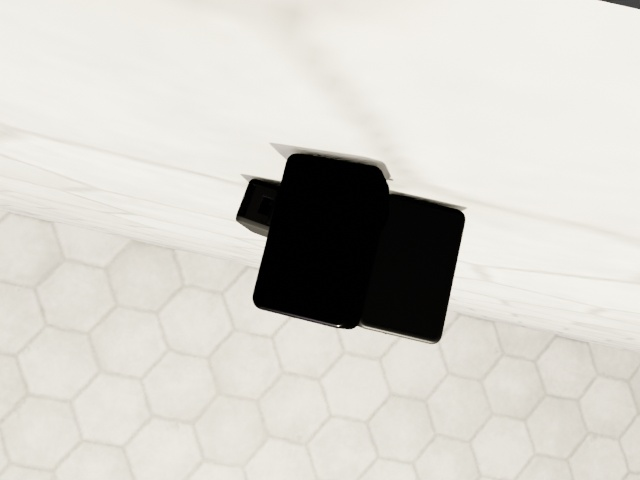
#> input picture my_dataset_corners/yolo_dataset/images/train/train_pbr_000000_000003.jpg, 640 x 480 px; its folder holds only this picture in this run
$ python visualize_yolo.py
#> lines starting #> are read from the running program, lines starting #| are printed output that depends on the picture
import os
from PIL import Image, ImageDraw, ImageFont

BASE = os.path.dirname(os.path.abspath(__file__))
OUT = os.path.join(BASE, "tmp")
os.makedirs(OUT, exist_ok=True)

# class names from data.yaml
names = {0: "obj_000001"}

def load_font(size=20):
#> called with size = 18
    for path in ("/usr/share/fonts/truetype/dejavu/DejaVuSans.ttf",
                 "/usr/share/fonts/truetype/dejavu/DejaVuSans-Bold.ttf"):
        if os.path.exists(path):
            try:
                return ImageFont.truetype(path, size)
            except Exception:
                pass
    return ImageFont.load_default()

def draw_split(split):
    img_dir = os.path.join(BASE, "images", split)
    lbl_dir = os.path.join(BASE, "labels", split)
    font = load_font(18)
    count = 0
    for fname in sorted(os.listdir(img_dir)):
        if not fname.lower().endswith((".jpg", ".jpeg", ".png")):
            continue
        img_path = os.path.join(img_dir, fname)
        stem = os.path.splitext(fname)[0]
        lbl_path = os.path.join(lbl_dir, stem + ".txt")

        img = Image.open(img_path).convert("RGB")
#> img is the input picture: PIL image 640x480 RGB; mean R, G, B 209.9, 207.8, 201.8
        W, H = img.size
#> W = 640; H = 480
        draw = ImageDraw.Draw(img)

        if os.path.exists(lbl_path):
            with open(lbl_path) as f:
                for line in f:
                    line = line.strip()
                    if not line:
                        continue
                    parts = line.split()
                    cls = int(float(parts[0]))
                    cx, cy, w, h = [float(x) for x in parts[1:5]]
                    x1 = int((cx - w / 2) * W)
                    y1 = int((cy - h / 2) * H)
                    x2 = int((cx + w / 2) * W)
                    y2 = int((cy + h / 2) * H)
                    draw.rectangle([x1, y1, x2, y2], outline=(255, 0, 0), width=2)
                    label = f"{names.get(cls, cls)}"
                    tb = draw.textbbox((x1, y1), label, font=font)
                    draw.rectangle([x1, y1 - (tb[3]-tb[1]+4), tb[2], y1], fill=(255, 0, 0))
                    draw.text((x1, y1 - (tb[3]-tb[1]+2)), label, fill=(255, 255, 255), font=font)
        else:
            draw.text((10, 10), "NO LABEL", fill=(255, 0, 0), font=font)

        out_path = os.path.join(OUT, f"{split}_{fname}")
        img.save(out_path, quality=95)
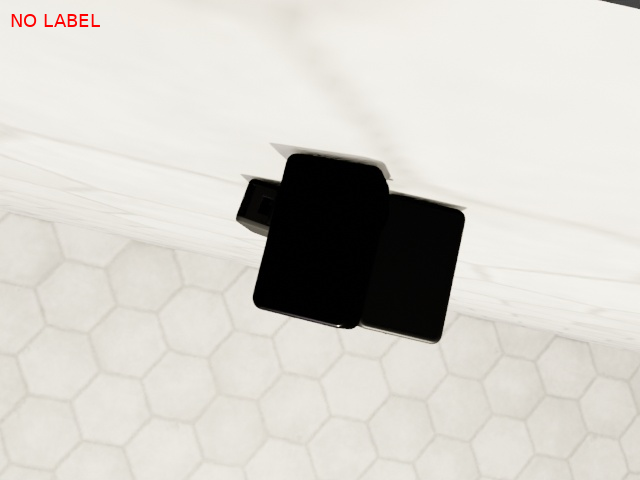
#> saved as train_train_pbr_000000_000003.jpg: PIL image 640x480 RGB; mean R, G, B 210, 207.5, 201.5
        count += 1
    print(f"{split}: {count} images -> {OUT}")

draw_split("train")
draw_split("val")
#> call 2 of draw_split, with split = 'val'
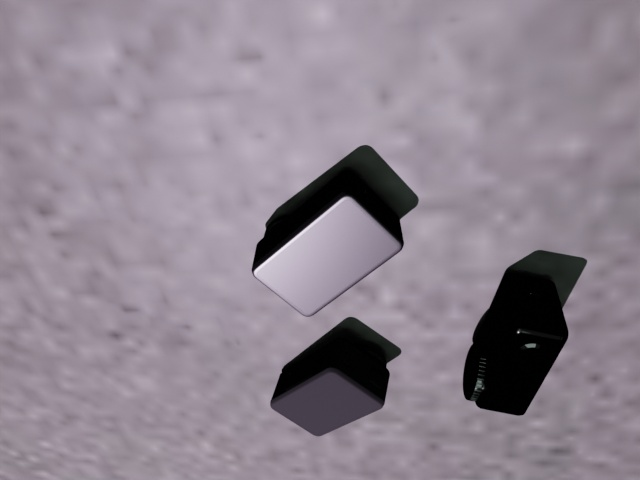
#> input picture my_dataset_corners/yolo_dataset/images/val/train_pbr_000000_000001.jpg, 640 x 480 px
#> in draw_split, img is the input picture: PIL image 640x480 RGB; mean R, G, B 143.4, 133.5, 144.5
#> in draw_split (call 2), `img.save(out_path, quality=95)`:
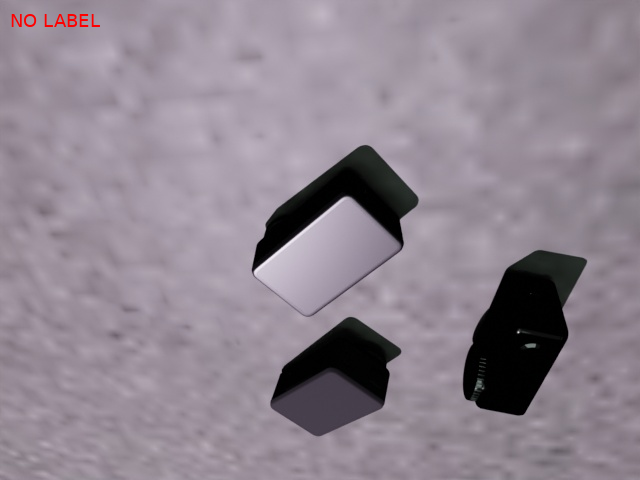
#> saved as val_train_pbr_000000_000001.jpg: PIL image 640x480 RGB; mean R, G, B 143.5, 133.3, 144.3
print("done")
